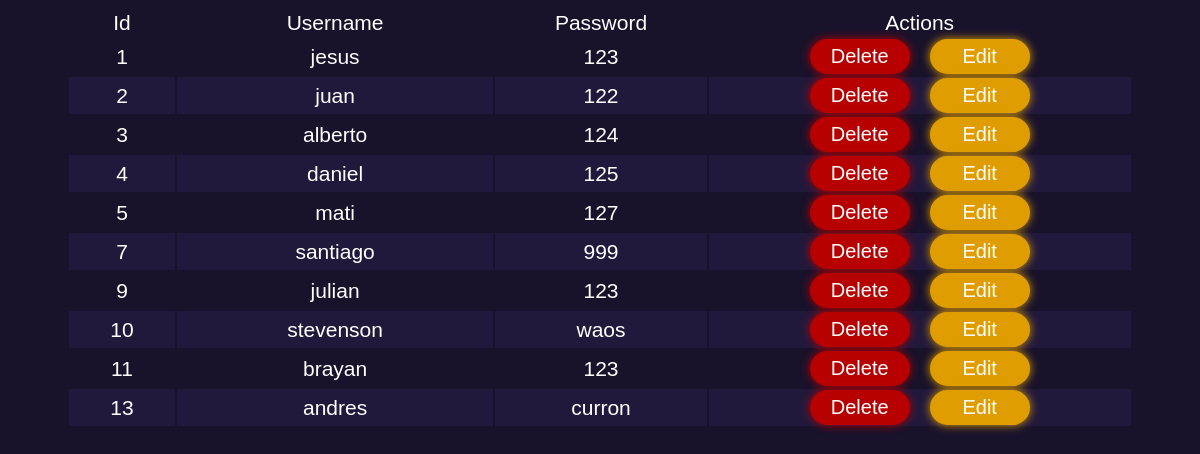
The page /Table on the database as committed earlier.
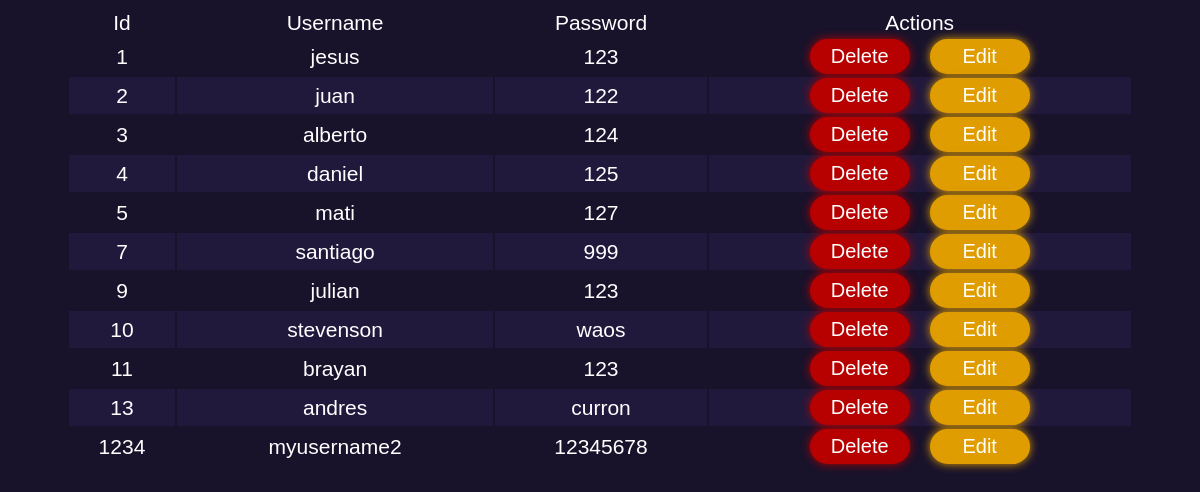
The same page on the database as committed later.
### tables this page shows
CREATE TABLE database(id int primary key,name text not null,password text not null);

### main.py (the view)
@app.route("/Table")
def Table():
    users = f.Get_data()
    indexes = f.Get_index()
    return flask.render_template("table.html", data = zip(users,indexes))

### functions.py (called while the page is built)
def Get_data():
    return db.execute("SELECT * FROM database;")

def Get_index():
    indexes =[]
    ids = db.execute("SELECT id FROM database;")
    for index in range(len(ids)):
        indexes.append(index)
    return indexes

### templates/table.html (shortened to what this page needs)
{% extends "base.html" %}
{% block set_style %}
    <link rel="stylesheet" href="{{ url_for('static' , filename = 'css/style_table.css')}}">
{% endblock %}
{% block body %}
    <div>
        <table class="table">
            <thead>
                <td id="id"><div>Id</div></td>
                <td id="Username"><div>Username</div></td>
                <td id="password"><div>Password</div></td>
                <td id="actions"><div>Actions</div></td>
            </thead>
            <tbody>
                {% for user in data %}
                    {% if user[1] % 2 == 0 %}
                    <tr id="even">
                    {% else %}
                    <tr id="odd">
                    {% endif %}
                        <td><div>{{user[0].id}}</div></td>
                        <td><div>{{user[0].name}}</div></td>
                        <td><div>{{user[0].password}}</div></td>
                        <td>
                            <div class="button_container">
                                <form action="/Delete" method="post" >
                                    <button type="submit" id="Delete">Delete</button>
                                </form>
                                <form action="/Edit" method="post" >
                                    <button type="submit" id="Edit">Edit</button>
                                </form>
                            </div>
                        </td>
                    </tr>
                {% endfor %}
            </tbody>
        </table>
    </div>
{%  endblock %}

Rows that differ between the two databases and show on the page:
added database: id "1234", name "myusername2", password "12345678"
